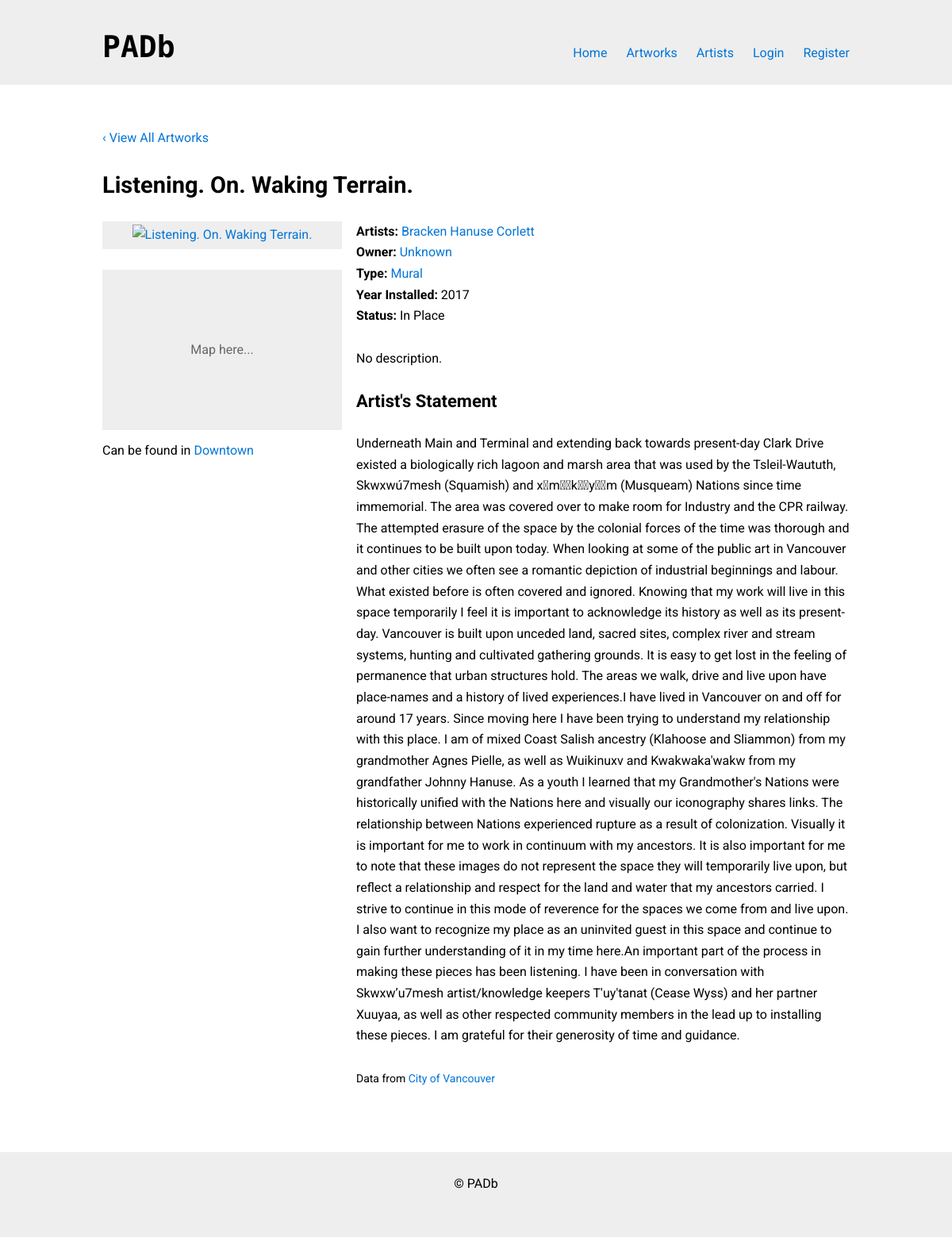
The page /artwork.php?id=619 on the database its author committed.
### tables this page shows
CREATE TABLE `artworks` (
  `artworkID` int(11) NOT NULL,
  `title` text NOT NULL,
  `status` enum('In Place','Removed','','') NOT NULL,
  `yearInstalled` date NOT NULL,
  `siteName` text,
  `siteAddress` text,
  `description` text,
  `statement` text,
  `latitude` decimal(9,6) DEFAULT NULL,
  `longitude` decimal(9,6) DEFAULT NULL,
  `material` text,
  `photoURL` text,
  `websiteURL` text,
  `neighborhoodID` int(11) NOT NULL,
  `ownerID` int(11) NOT NULL,
  `typeID` int(11) NOT NULL
);

CREATE TABLE `neighborhoods` (
  `neighborhoodID` int(11) NOT NULL,
  `name` varchar(255) NOT NULL
);

CREATE TABLE `artists` (
  `artistID` int(11) NOT NULL,
  `firstName` text,
  `lastName` text NOT NULL,
  `websiteURL` text,
  `biography` text,
  `biographyURL` text,
  `photoURL` text,
  `countryID` int(11) DEFAULT NULL
);

CREATE TABLE `owners` (
  `ownerID` int(11) NOT NULL,
  `name` varchar(255) NOT NULL
);

CREATE TABLE `types` (
  `typeID` int(11) NOT NULL,
  `type` varchar(255) NOT NULL
);

### private/functions.php (called while the page is built, shortened)
<?php
function get_sanitized_text($text) {
  return htmlspecialchars(utf8_encode($text));
}
function get_artist_name($fname, $lname) {
  $output = $fname;
  if (!empty($lname)) {
    $output .= ' ' . $lname;
  }
  return get_sanitized_text($output);
}
function is_url_external($url) {
  $components = parse_url($url);
  return !empty($components['host']) && strcasecmp($components['host'], 'example.com');
}
function get_image_cache($url) {
  $local = 'images/cache/' . md5($url);
  if (copy($url, $local)) return $local;
  return NULL;
}
function get_artwork_photo($url) {
  return get_sanitized_text(get_image_cache($url) ?? 'images/artwork.png');
}
?>

### public_html/artwork.php (the view, shortened to what this page needs)
<?php
require('../private/functions.php');
$db = db_connect();
$id = (isset($_GET['id'])) ? intval($_GET['id']) : NULL;
if (is_numeric($id)) {
  $res = $db->query("SELECT A.title, A.status, A.yearInstalled, A.material, A.description, A.statement, A.photoURL, A.latitude, A.longitude, A.siteName, A.siteAddress, T.type, T.typeID,
    N.name AS neighborhoodName, N.neighborhoodID,
    O.name AS ownerName, O.ownerID
    FROM artworks A
    INNER JOIN types T ON T.typeID = A.typeID
    INNER JOIN neighborhoods N ON N.neighborhoodID = A.neighborhoodID
    INNER JOIN owners O ON O.ownerID = A.ownerID
    WHERE A.artworkID = $id;");
  $artwork = $res->fetch_assoc();
  $title = get_sanitized_text($artwork['title']);
  $status = get_sanitized_text($artwork['status']);
  $year_installed = date('Y', strtotime($artwork['yearInstalled']));
  $type = get_sanitized_text($artwork['type']);
  $type_id = intval($artwork['typeID']);
  $neighborhood_name = get_sanitized_text($artwork['neighborhoodName']);
  $neighborhood_id = intval($artwork['neighborhoodID']);
  $owner_name = get_sanitized_text($artwork['ownerName']);
  $owner_id = intval($artwork['ownerID']);
  $description = get_sanitized_text($artwork['description']);
  $artist_statement = get_sanitized_text($artwork['statement']);
  $photo_url = get_artwork_photo($artwork['photoURL']);
  $site_name = get_sanitized_text($artwork['siteName']);
  $site_address = get_sanitized_text($artwork['siteAddress']);
} else {
  $page_title = 'Unknown Artwork' . get_site_title_suffix();
}
require('../private/header.php');
?>
<section class="l-section l-wrap">
  <p>
    <a href="artworks.php">&lsaquo; View All Artworks</a>
  </p>
  <?php if (!isset($res)):  ?>
  <h1 class="visually-hidden">
    Unknown Artwork
  </h1>
  <p>
    Artwork doesn't exist :(
  </p>
  <?php else:  ?>
  <h1>
    <?php echo $title; ?>
  </h1>
  <div class="row">
    <div class="col col--4md">
      <p class="listing__photo">
        <a href="<?php echo $photo_url; ?>" target="_blank">
          <img src="<?php echo $photo_url; ?>" alt="<?php echo $title; ?>" class="img-responsive">
        </a>
      </p>
      <div class="listing__map">
        Map here...
      </div>
      <p>
        <?php
          $location = 'Can be found ';
          if ($site_name) {
            $location .= "at $site_name";
            if ($site_address)
              $location .= " ($site_address) in ";
            else
              $location .= ' in ';
          } else {
            if ($site_address)
              $location .= "$site_address in ";
            else
              $location .= 'in ';
          }
          $location .= "<a href=\"artworks.php?neighborhood=$neighborhood_id\">$neighborhood_name</a>";
          echo $location;
        ?>
      </p>
    </div>
    <div class="col col--8md">
      <p>
        <strong>Artists:</strong>
        <?php
          $res = $db->query("SELECT A.artistID, A.firstName, A.lastName
            FROM artists A, artistArtworks AA
            WHERE A.artistID = AA.artistID AND AA.artworkID = $id");
          $count = 0;
          while ($artist = $res->fetch_assoc()):
            $artistID = $artist['artistID'];
            $name = get_artist_name($artist['firstName'], $artist['lastName']);
        ?><?php if ($count++) echo ', '; ?><a href="artist.php?id=<?php echo $artistID; ?>"><?php echo $name ?></a><?php endwhile; ?><br>
        <strong>Owner:</strong> <a href="artworks.php?owner=<?php echo $owner_id; ?>"><?php echo $owner_name; ?></a><br>
        <strong>Type:</strong> <a href="artworks.php?type=<?php echo $type_id; ?>"><?php echo $type; ?></a><br>
        <strong>Year Installed:</strong> <?php echo $year_installed; ?><br>
        <strong>Status:</strong> <?php echo $status; ?>
      </p>
      <?php if (!empty($description)): ?>
      <h2>
        Description
      </h2>
      <p>
        <?php echo $description; ?>
      </p>
      <?php else: ?>
      <p>
        No description.
      </p>
      <?php endif; ?>
      <?php if (!empty($artist_statement)): ?>
      <h2>
        Artist's Statement
      </h2>
      <p>
        <?php echo $artist_statement; ?>
      </p>
      <?php endif; ?>
      <p>
        <small>
          Data from <a href="http://vancouver.ca/" target="_blank">City of Vancouver</a>
        </small>
      </p>
    </div>
  </div>
  <?php endif; ?>
</section>
<?php require('../private/footer.php'); ?>

### public_html/css/styles.css (style rules this page uses)
html { line-height:1.15;-webkit-text-size-adjust:100% }
body { margin:0 }
h1 { font-size:2em;margin:0.67em 0 }
a { background-color:transparent }
b,strong { font-weight:bolder }
small { font-size:80% }
img { border-style:none }
.img-responsive { max-width:100%;height:auto }
*,*::before,*::after { box-sizing:border-box }
html { height:100%;font-size:100% }
body { margin:0;background-color:#fff;height:100%;overflow-x:hidden;text-rendering:optimizeLegibility;line-height:1;color:#000;font-family:"Roboto",Arial,sans-serif;font-size:1rem;-webkit-tap-highlight-color:transparent }
img { vertical-align:middle }
p,h1,h2,h3,blockquote,ul,ol { margin-top:0;margin-bottom:1.6666rem;line-height:1.6666;font-size:1rem }
h1,.h1 { line-height:1.3125;font-size:1.8125rem }
h2,.h2 { line-height:1.25;font-size:1.375rem }
small { font-size:.875rem }
a { text-decoration:none;color:#0275d8 }
.row { display:flex;flex-wrap:wrap;margin-right:-.5625rem;margin-left:-.5625rem }
.col { padding-right:.5625rem;padding-left:.5625rem;width:100% }
@media only screen and (min-width: 41em) { .col--4md { width:33.33333% } }
@media only screen and (min-width: 41em) { .col--8md { width:66.66667% } }
.l-wrap { position:relative;margin-right:auto;margin-left:auto;padding-right:16px;padding-left:16px;max-width:60.875rem }
.l-section { padding-top:3.3332rem;padding-bottom:3.3332rem }
.listing__photo { background-color:#eee;padding:.25rem;text-align:center }
.listing__map { display:flex;align-items:center;justify-content:center;margin-bottom:.8333rem;background-color:#eee;color:#666 }
.listing__map::after { display:block;padding-top:66.6666%;content:'' }

### rows shown on the page
artworks: title "Listening. On. Waking Terrain.", siteAddress "Can be found in", neighborhoodID.name "Downtown", ownerID.name "Unknown", typeID.type "Mural", yearInstalled "2017", status "In Place", statement "Underneath Main and Terminal and extending back towards present-day Clark Drive existed a biologically rich lagoon and marsh area that was used by the Tsleil-Waututh, Skwxwú7mesh (Squamish) and x\u001am\u001a\u001ak\u001a\u001ay\u001a\u001am (Musqueam) Nations since time immemorial. The area was covered over to make room for Industry and the CPR railway. The attempted erasure of the space by the colonial forces of the time was thorough and it continues to be built upon today. When looking at some of the public art in Vancouver and other cities we often see a romantic depiction of industrial beginnings and labour. What existed before is often covered and ignored. Knowing that my work will live in this space temporarily I feel…"
artists: name "Bracken Hanuse Corlett"
